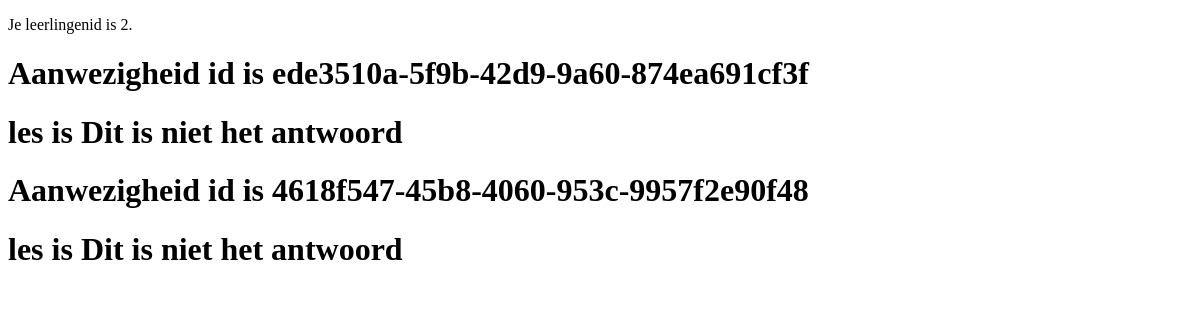
Before: /leerling_details/2 with the older database file.
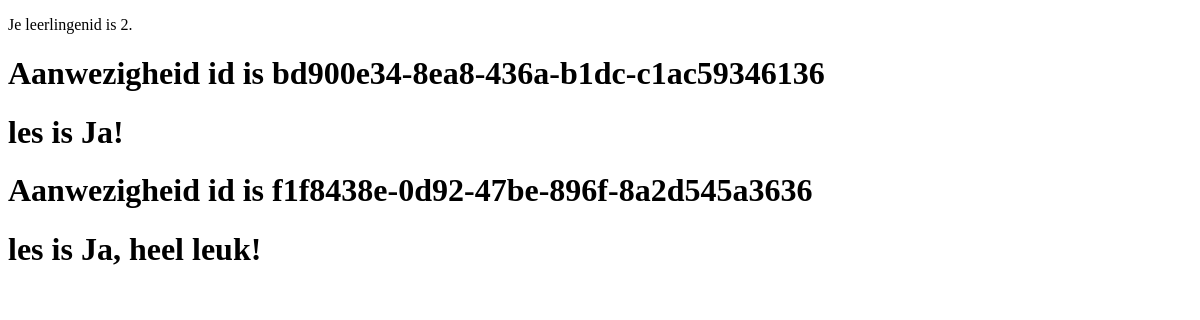
After: the same page with the newer database file.
### tables this page shows
CREATE TABLE "aanwezigheid"
(
    aanwezigheid_id TEXT     not null
        primary key,
    inchecktijd     DATETIME not null,
    les_id          INTEGER  not null
        references les,
    student_id      INTEGER  not null
        references student,
    antwoord_vraag  TEXT
);

### app.py (the view)
@app.route("/leerling_details/<studentid>", methods=["GET", "POST"])
def leerling_details(studentid = None):
    aanwezigheid = dbm.get_aanwezigheid_student(studentid)
    print(studentid)
    return render_template("leerling_details.html", studentid=studentid, aanwezigheid=aanwezigheid)

### lib/tablemodel.py (called while the page is built)
    def get_aanwezigheid_student(self, studentid):
        cursor = sqlite3.connect(self.database_file).cursor()
        cursor.execute(f"SELECT * FROM aanwezigheid, les WHERE student_id is {studentid} and aanwezigheid.les_id = les.les_id ORDER BY les.start_date DESC")
        aanwezigheid = cursor.fetchall()
        return aanwezigheid

### templates/leerling_details.html (shortened to what this page needs)
<!DOCTYPE html>
<html lang="en">
<head>
</head>
<body>
<p>Je leerlingenid is {{ studentid }}.</p>
{% for aanwezigheid in aanwezigheid %}
    <h1> Aanwezigheid id is {{ aanwezigheid[0] }}</h1>
    <h1> les is {{ aanwezigheid[4] }}</h1>
{% endfor %}
</body>
</html>

Changed rows visible on the page:
removed aanwezigheid: aanwezigheid_id "ede3510a-5f9b-42d9-9a60-874ea691cf3f", antwoord_vraag "Dit is niet het antwoord"
removed aanwezigheid: aanwezigheid_id "4618f547-45b8-4060-953c-9957f2e90f48", antwoord_vraag "Dit is niet het antwoord"
added aanwezigheid: aanwezigheid_id "bd900e34-8ea8-436a-b1dc-c1ac59346136", antwoord_vraag "Ja!"
added aanwezigheid: aanwezigheid_id "f1f8438e-0d92-47be-896f-8a2d545a3636", antwoord_vraag "Ja, heel leuk!"
